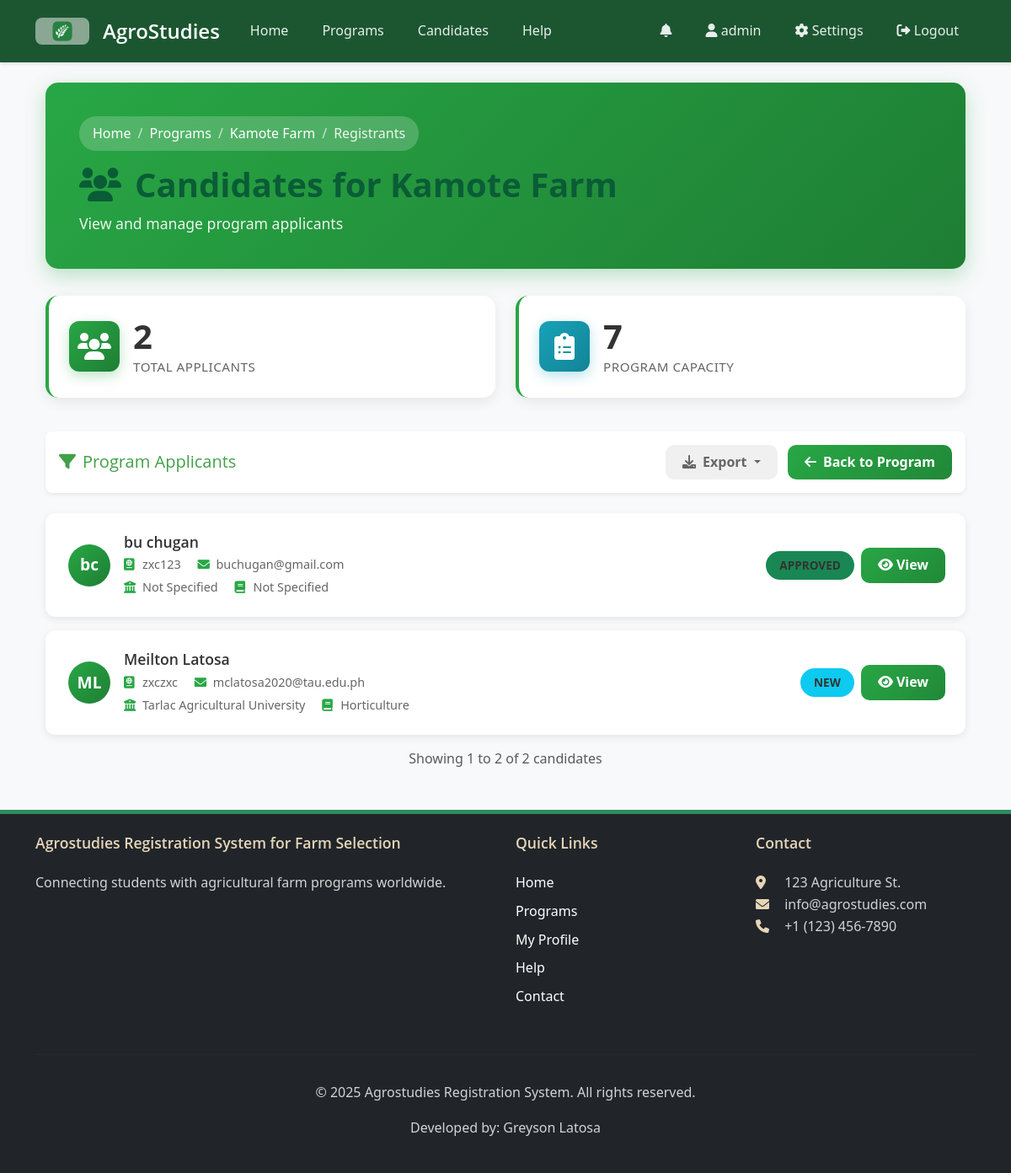
/programs/1/registrants/ (signed in), run on an earlier commit of the app's database.
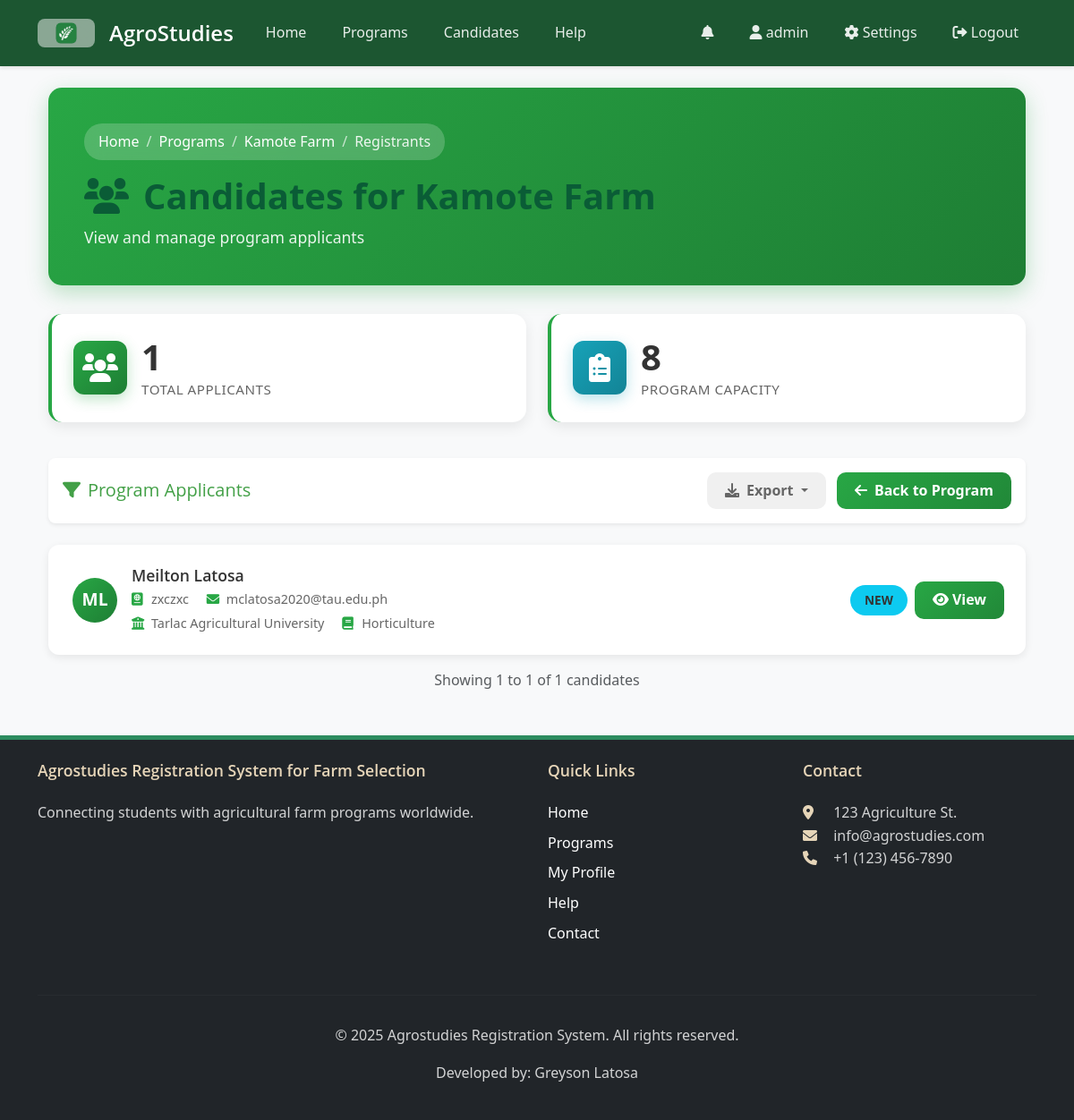
And on a later commit of the database.
### core/models.py (models this page shows, shortened)
class AgricultureProgram(models.Model):
    title = models.CharField(max_length=200)
    description = models.TextField()
    start_date = models.DateField()
    country = models.CharField(max_length=100, help_text='Country where the program is located')
    location = models.CharField(max_length=100, help_text='Specific location within the country')
    capacity = models.PositiveIntegerField()
    registration_deadline = models.DateTimeField(blank=True, null=True,
        help_text='Deadline for program registration. If not set, registration will be open until start date.')
    image = models.ImageField(upload_to='program_images/', blank=True, null=True, help_text='Program/Farm image')
    is_featured = models.BooleanField(default=False, help_text='Display on landing page as featured program')
    created_at = models.DateTimeField(auto_now_add=True)
    updated_at = models.DateTimeField(auto_now=True)
    GENDER_REQUIREMENT_CHOICES = [
        ('Any', 'Any'),
        ('Male', 'Male Only'),
        ('Female', 'Female Only'),
    ]
    required_gender = models.CharField(max_length=10, choices=GENDER_REQUIREMENT_CHOICES, default='Any')
    requires_license = models.BooleanField(default=False, verbose_name="Requires International Driver's License")
    class Meta:
        ordering = ['-is_featured', '-created_at']

class Candidate(models.Model):
    DRAFT = 'Draft'
    NEW = 'New'
    APPROVED = 'Approved'
    REJECTED = 'Rejected'
    STATUS_CHOICES = [
        (DRAFT, 'Draft'),
        (NEW, 'New'),
        (APPROVED, 'Approved'),
        (REJECTED, 'Rejected'),
    ]
    passport_number = models.CharField(max_length=20)
    first_name = models.CharField(max_length=100)
    last_name = models.CharField(max_length=100)
    email = models.EmailField(blank=True, null=True)
    date_of_birth = models.DateField()
    country_of_birth = models.CharField(max_length=100)
    nationality = models.CharField(max_length=100)
    religion = models.CharField(max_length=100, blank=True, null=True)
    father_name = models.CharField(max_length=100, blank=True, null=True)
    mother_name = models.CharField(max_length=100, blank=True, null=True)
    passport_issue_date = models.DateField()
    passport_expiry_date = models.DateField()
    GENDER_CHOICES = [
        ('Male', 'Male'),
        ('Female', 'Female'),
        ('Other', 'Other'),
    ]
    gender = models.CharField(max_length=10, choices=GENDER_CHOICES)
    shoes_size = models.CharField(max_length=10, blank=True, null=True)
    shirt_size = models.CharField(max_length=10, blank=True, null=True)
    university = models.ForeignKey(University, on_delete=models.CASCADE)
    year_graduated = models.IntegerField(blank=True, null=True)
    specialization = models.CharField(max_length=100)
    secondary_specialization = models.CharField(max_length=100, blank=True, null=True)
    SMOKING_CHOICES = [
        ('Never', 'Never'),
        ('Sometimes', 'Sometimes'),
        ('Often', 'Often'),
    ]
    smokes = models.CharField(max_length=10, choices=SMOKING_CHOICES, default='Never')
    program = models.ForeignKey(AgricultureProgram, on_delete=models.SET_NULL, null=True, blank=True, related_name='candidates')
    status = models.CharField(max_length=20, choices=STATUS_CHOICES, default=DRAFT)
    created_at = models.DateTimeField(auto_now_add=True)
    updated_at = models.DateTimeField(auto_now=True)
    passport_scan = models.FileField(upload_to='passports/', blank=True, null=True)
    tor = models.FileField(upload_to='documents/tor/', blank=True, null=True)
    nc2_tesda = models.FileField(upload_to='documents/tesda/', blank=True, null=True)
    diploma = models.FileField(upload_to='documents/diploma/', blank=True, null=True)
    good_moral = models.FileField(upload_to='documents/moral/', blank=True, null=True)
    nbi_clearance = models.FileField(upload_to='documents/nbi/', blank=True, null=True)
    created_by = models.ForeignKey(User, on_delete=models.CASCADE, related_name='created_candidates')
    class Meta:
        unique_together = ('passport_number', 'university')

class University(models.Model):
    name = models.CharField(max_length=200)
    code = models.CharField(max_length=20, unique=True)
    country = models.CharField(max_length=100)
    class Meta:
        verbose_name_plural = "Universities"

### core/views.py (the view, shortened to what this page needs)
# urls.py: path('programs/<int:program_id>/registrants/', views.program_registrants, name='program_registrants'),
@login_required
def program_registrants(request, program_id):
    if not request.user.is_staff:
        messages.error(request, 'You do not have permission to access this page.')
        return redirect('index')
    program = get_object_or_404(AgricultureProgram, id=program_id)
    candidates_qs = Candidate.objects.filter(program=program).order_by('-created_at')
    export_format = request.GET.get('export')
    paginator = Paginator(candidates_qs, 20)  # Show 20 candidates per page
    page_number = request.GET.get('page')
    page_obj = paginator.get_page(page_number)
    return render(request, 'program_registrants.html', {
        'program': program,
        'page_obj': page_obj,
        'status_colors': {
            'Draft': 'secondary',
            'New': 'info',
            'Approved': 'success',
            'Rejected': 'danger'
        }
    })

### templates/program_registrants.html (shortened to what this page needs)
{% extends 'base.html' %}
{% load custom_filters %}
{% block content %}
<div class="container">
    <div class="registrants-header">
        <nav aria-label="breadcrumb">
            <ol class="breadcrumb mb-3">
                <li class="breadcrumb-item"><a href="{% url 'index' %}">Home</a></li>
                <li class="breadcrumb-item"><a href="{% url 'program_list' %}">Programs</a></li>
                <li class="breadcrumb-item"><a href="{% url 'program_detail' program.id %}">{{ program.title }}</a></li>
                <li class="breadcrumb-item active" aria-current="page">Registrants</li>
            </ol>
        </nav>
        <h1><i class="fas fa-users me-3"></i>Candidates for {{ program.title }}</h1>
        <p class="mb-0" style="font-size: 1.1rem; opacity: 0.9;">View and manage program applicants</p>
    </div>
    {% if page_obj %}
    <div class="row mb-4">
        <div class="col-md-6 mb-3">
            <div class="stats-card">
                <div class="d-flex align-items-center">
                    <div class="stats-icon me-3">
                        <i class="fas fa-users"></i>
                    </div>
                    <div>
                        <h3 class="stats-value">{{ page_obj.paginator.count }}</h3>
                        <p class="stats-label mb-0">Total Applicants</p>
                    </div>
                </div>
            </div>
        </div>
        <div class="col-md-6 mb-3">
            <div class="stats-card">
                <div class="d-flex align-items-center">
                    <div class="stats-icon me-3" style="background: linear-gradient(135deg, #17a2b8 0%, #138496 100%); box-shadow: 0 5px 15px rgba(23, 162, 184, 0.3);">
                        <i class="fas fa-clipboard-list"></i>
                    </div>
                    <div>
                        <h3 class="stats-value">{{ program.capacity }}</h3>
                        <p class="stats-label mb-0">Program Capacity</p>
                    </div>
                </div>
            </div>
        </div>
    </div>
    {% endif %}
    <div class="bg-white rounded-3 shadow-sm p-3 mb-4 d-flex justify-content-between align-items-center flex-wrap gap-2">
        <h5 class="mb-0 text-success"><i class="fas fa-filter me-2"></i>Program Applicants</h5>
        <div>
            <div class="dropdown d-inline-block me-2">
                <button class="action-btn action-btn-secondary dropdown-toggle" type="button" id="exportDropdown" data-bs-toggle="dropdown" aria-expanded="false">
                    <i class="fas fa-download me-2"></i>Export
                </button>
            </div>
            <a href="{% url 'program_detail' program.id %}" class="action-btn action-btn-primary">
                <i class="fas fa-arrow-left me-2"></i>Back to Program
            </a>
        </div>
    </div>
    {% if page_obj %}
        {% for candidate in page_obj %}
        <div class="candidate-card">
            <div class="d-flex align-items-center">
                <div class="candidate-avatar">
                    {{ candidate.first_name|first }}{{ candidate.last_name|first }}
                </div>
                <div class="ms-3 flex-grow-1">
                    <h6 class="candidate-name mb-1">{{ candidate.first_name }} {{ candidate.last_name }}</h6>
                    <div class="candidate-meta">
                        <span class="me-3"><i class="fas fa-passport me-1"></i>{{ candidate.passport_number }}</span>
                        <span class="me-3"><i class="fas fa-envelope me-1"></i>{{ candidate.email|default:"--" }}</span>
                    </div>
                    <div class="candidate-meta mt-1">
                        <span class="me-3"><i class="fas fa-university me-1"></i>{{ candidate.university.name }}</span>
                        <span><i class="fas fa-book me-1"></i>{{ candidate.specialization }}</span>
                    </div>
                </div>
                <div class="ms-auto d-flex align-items-center gap-2">
                    <span class="status-badge bg-{{ status_colors|get_item:candidate.status }}">
                        {{ candidate.status }}
                    </span>
                    <a href="{% url 'view_candidate' candidate.id %}" class="action-btn action-btn-primary">
                        <i class="fas fa-eye me-1"></i>View
                    </a>
                </div>
            </div>
        </div>
        {% endfor %}
        <div class="text-center mt-3">
            <p class="text-muted">
                Showing {{ page_obj.start_index }} to {{ page_obj.end_index }} of {{ page_obj.paginator.count }} candidates
            </p>
        </div>
    {% endif %}
</div>
{% endblock %}

### templates/base.html (shortened to what this page needs)
{% load static %}
<!DOCTYPE html>
<html lang="en">
<head>
    <link href="https://cdn.jsdelivr.net/npm/bootstrap@5.3.0/dist/css/bootstrap.min.css" rel="stylesheet">
    <link rel="stylesheet" href="https://cdnjs.cloudflare.com/ajax/libs/font-awesome/6.0.0/css/all.min.css">
    <link rel="stylesheet" href="{% static 'css/theme.css' %}">
    <link rel="stylesheet" href="{% static 'css/main.css' %}">
    <link rel="stylesheet" href="{% static 'css/modal-animations.css' %}">
</head>
<body>
    <nav class="navbar navbar-expand-lg navbar-dark bg-dark">
        <div class="container">
            <div class="d-flex align-items-center">
                <a href="{% url 'index' %}" class="me-3">
                    <img src="{% static 'images/logo-agrostudies.png' %}" alt="AgroStudies Logo" height="32" style="border-radius: 8px;">
                </a>
                <a class="navbar-brand" href="{% url 'index' %}">AgroStudies</a>
            </div>
            <div class="collapse navbar-collapse" id="navbarNav">
                <ul class="navbar-nav me-auto">
                    <li class="nav-item">
                        <a class="nav-link" href="{% url 'index' %}">Home</a>
                    </li>
                    <li class="nav-item">
                        <a class="nav-link" href="{% url 'program_list' %}">Programs</a>
                    </li>
                    {% if user.is_staff %}
                    <li class="nav-item">
                        <a class="nav-link" href="{% url 'candidate_list' %}">Candidates</a>
                    </li>
                    {% endif %}
                    <li class="nav-item">
                        <a class="nav-link" href="{% url 'help' %}">Help</a>
                    </li>
                </ul>
                <ul class="navbar-nav ms-auto">
                    {% if user.is_authenticated %}
                        <li class="nav-item dropdown">
                            <a class="nav-link" href="#" id="notificationDropdown" role="button" data-bs-toggle="dropdown" aria-expanded="false">
                                <i class="fas fa-bell"></i>
                            </a>
                        </li>
                        <li class="nav-item">
                            <a class="nav-link" href="{% url 'profile' %}">
                                <i class="fas fa-user"></i> {{ user.username }}
                            </a>
                        </li>
                        {% if user.is_staff %}
                        <li class="nav-item">
                            <a class="nav-link" href="{% url 'admin:index' %}">
                                <i class="fas fa-cog"></i> Settings
                            </a>
                        </li>
                        {% endif %}
                        <li class="nav-item">
                            <a class="nav-link" href="{% url 'logout' %}">
                                <i class="fas fa-sign-out-alt"></i> Logout
                            </a>
                        </li>
                    {% endif %}
                </ul>
            </div>
        </div>
    </nav>
    <main class="container my-4">
        {% block content %}{% endblock %}
    </main>
    <footer class="bg-dark text-white py-4 mt-5">
        <div class="container">
            <div class="row">
                <div class="col-md-6">
                    <h5>Agrostudies Registration System for Farm Selection</h5>
                    <p>Connecting students with agricultural farm programs worldwide.</p>
                </div>
                <div class="col-md-3">
                    <h5>Quick Links</h5>
                    <ul class="list-unstyled">
                        <li><a href="{% url 'index' %}" class="text-white">Home</a></li>
                        <li><a href="{% url 'program_list' %}" class="text-white">Programs</a></li>
                        {% if user.is_authenticated %}
                            <li><a href="{% url 'profile' %}" class="text-white">My Profile</a></li>
                        {% else %}
                            <li><a href="#" data-bs-toggle="modal" data-bs-target="#loginModal" class="text-white">Login</a></li>
                            <li><a href="#" data-bs-toggle="modal" data-bs-target="#registerModal" class="text-white">Register</a></li>
                        {% endif %}
                        <li><a href="{% url 'help' %}" class="text-white">Help</a></li>
                        <li><a href="{% url 'contact' %}" class="text-white">Contact</a></li>
                    </ul>
                </div>
                <div class="col-md-3">
                    <h5>Contact</h5>
                    <address>
                        <i class="fas fa-map-marker-alt"></i> 123 Agriculture St.<br>
                        <i class="fas fa-envelope"></i> info@agrostudies.com<br>
                        <i class="fas fa-phone"></i> +1 (123) 456-7890
                    </address>
                </div>
            </div>
            <hr>
            <div class="text-center">
                <p>&copy; {% now "Y" %} Agrostudies Registration System. All rights reserved.</p>
                <p>Developed by: Greyson Latosa</p>
            </div>
        </div>
    </footer>
</body>
</html>

What changed in the data, as far as the page shows it:
removed Candidate: first_name|first "b", last_name|first "c", first_name "bu", last_name "chugan", passport_number "zxc123", email "buchugan@gmail.com", university.name "Not Specified", specialization "Not Specified", status "APPROVED"
changed AgricultureProgram "Kamote Farm": capacity "7" → "8"
Also different on the page:
{{ page_obj.paginator.count }}: "2" → "1"
{{ page_obj.end_index }}: "2" → "1"
